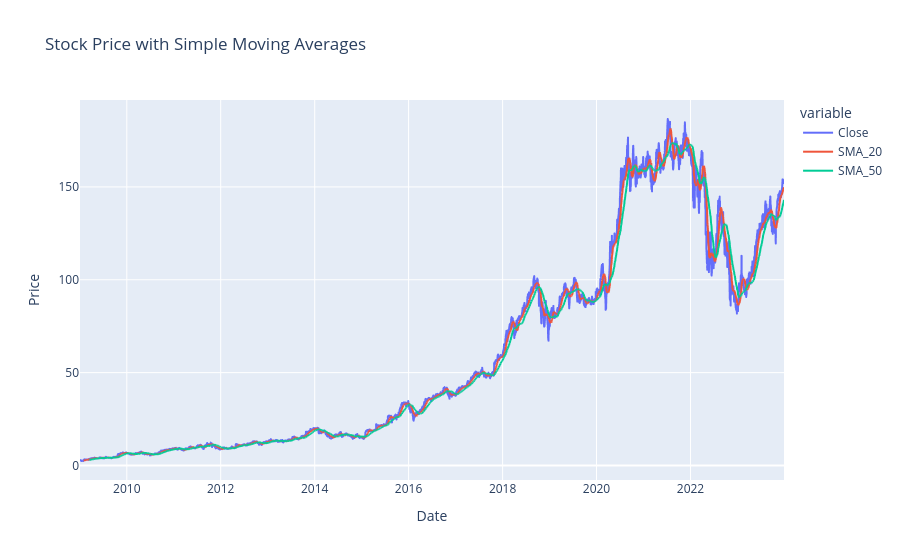

Notebook code for this chart:
### Code cell
plotter.plot_stock_mva(data)

### Figure 1 — Plotly figure (JSON) as saved in the notebook; plotly's stock layout.template omitted (floating-point values rounded to 4 significant figures; data arrays with more than 128 entries replaced by an {"elided": "..."} marker saying what was removed)
{"data": [{"hovertemplate": "variable=Close<br>Date=%{x}<br>Price=%{y}<extra></extra>", "legendgroup": "Close", "line": {"color": "#636efa", "dash": "solid"}, "marker": {"symbol": "circle"}, "mode": "lines", "name": "Close", "showlegend": true, "type": "scattergl", "x": {"elided": "3774 str values"}, "xaxis": "x", "y": {"elided": "3774 float values"}, "yaxis": "y"}, {"hovertemplate": "variable=SMA_20<br>Date=%{x}<br>Price=%{y}<extra></extra>", "legendgroup": "SMA_20", "line": {"color": "#EF553B", "dash": "solid"}, "marker": {"symbol": "circle"}, "mode": "lines", "name": "SMA_20", "showlegend": true, "type": "scattergl", "x": {"elided": "3774 str values"}, "xaxis": "x", "y": {"elided": "3774 float values"}, "yaxis": "y"}, {"hovertemplate": "variable=SMA_50<br>Date=%{x}<br>Price=%{y}<extra></extra>", "legendgroup": "SMA_50", "line": {"color": "#00cc96", "dash": "solid"}, "marker": {"symbol": "circle"}, "mode": "lines", "name": "SMA_50", "showlegend": true, "type": "scattergl", "x": {"elided": "3774 str values"}, "xaxis": "x", "y": {"elided": "3774 float values"}, "yaxis": "y"}], "layout": {"legend": {"title": {"text": "variable"}, "tracegroupgap": 0}, "title": {"text": "Stock Price with Simple Moving Averages"}, "xaxis": {"anchor": "y", "domain": [0, 1], "title": {"text": "Date"}}, "yaxis": {"anchor": "x", "domain": [0, 1], "title": {"text": "Price"}}}}
